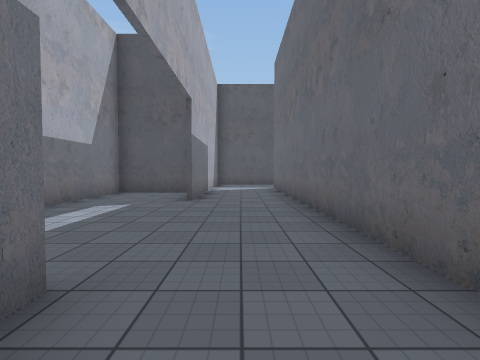
view 1 (above)

18 first-person views from a walk through a scene from a Unity 3-D project. The camera is 1.4 m above the floor, tilts 2° down and sees 85° across. The floor is counted in squares, 2 m on a side. Each view is taken from the middle of a square. On the plan, view 1 faces up. The plan holds only what a view shows up to about 9 squares ahead; the rest is blank. The player character is not drawn. Some surface patterns are stand-ins.

view 2
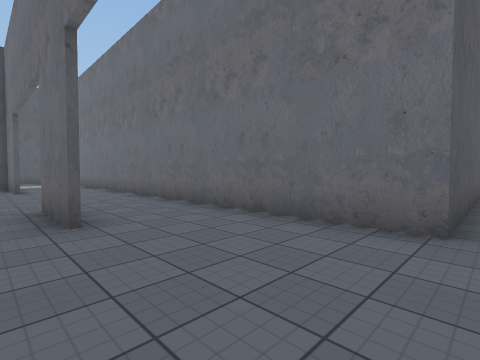

view 3
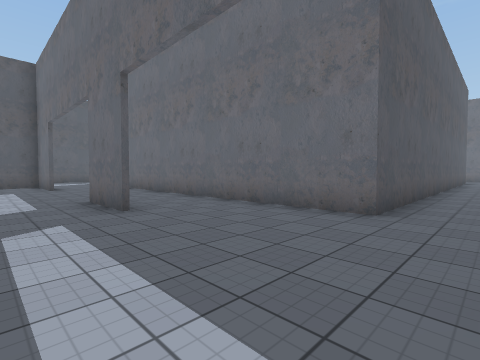

view 4
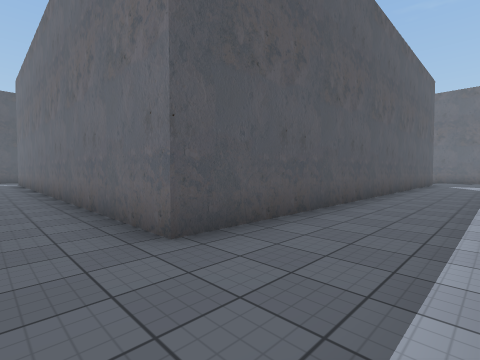

view 5
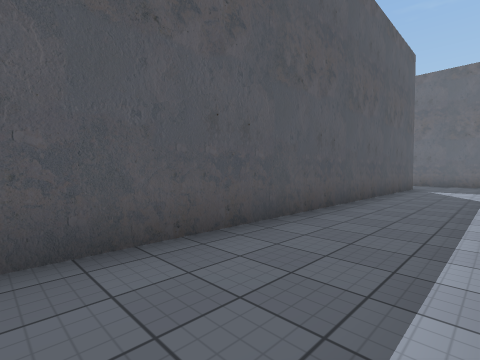

view 6
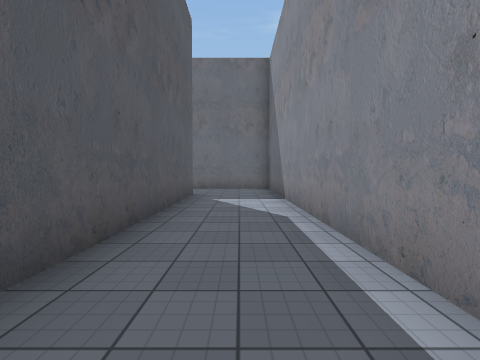

view 7
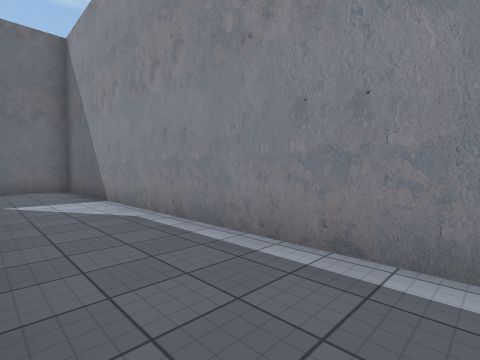

view 8
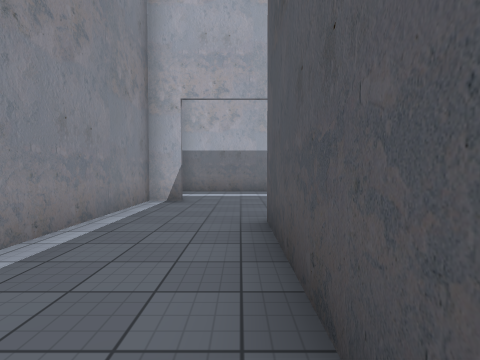

view 9
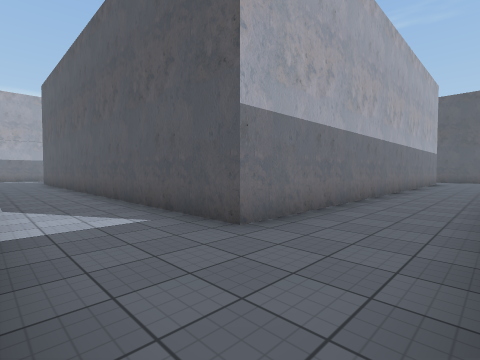

view 10
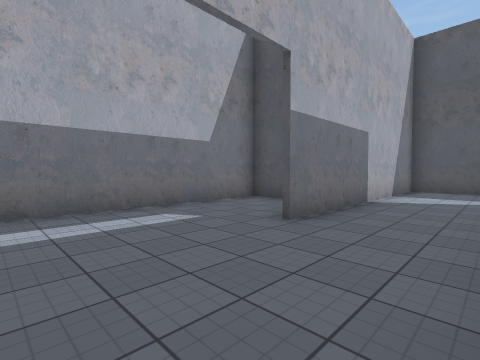

view 11
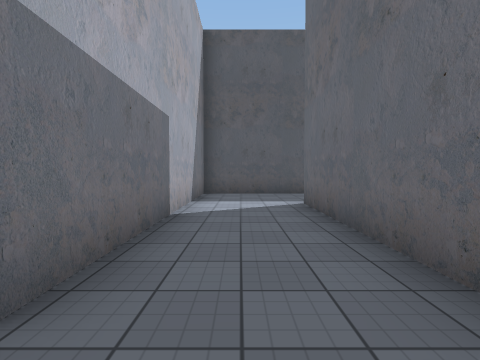

view 12
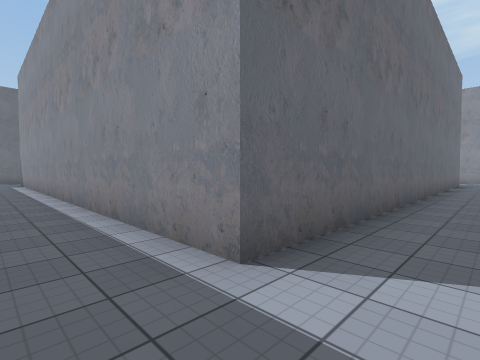

view 13
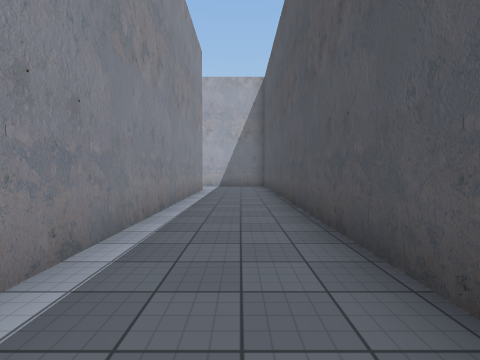

view 14
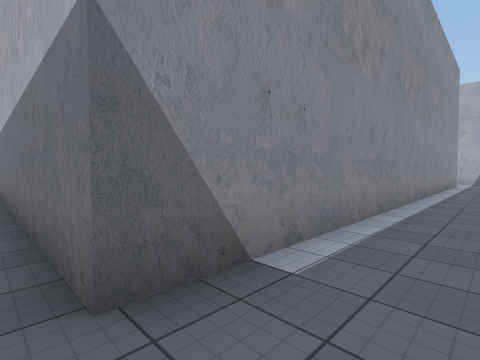

view 15
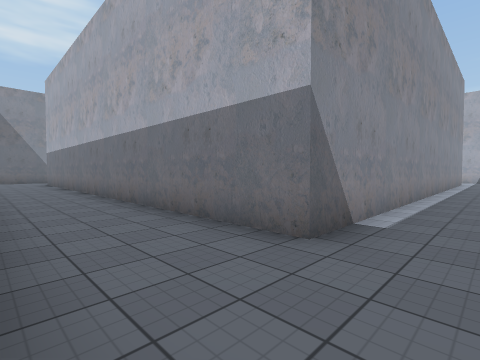

view 16
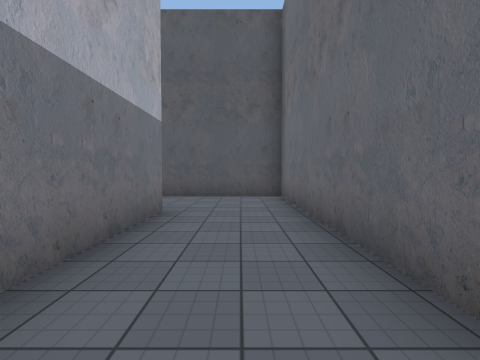

view 17
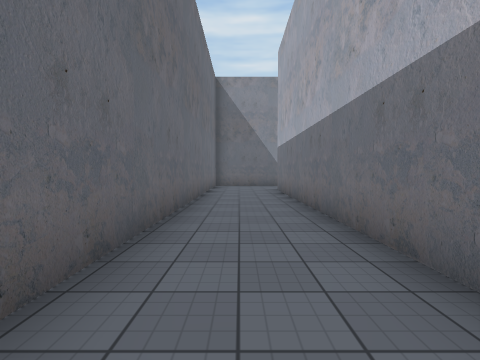

view 18
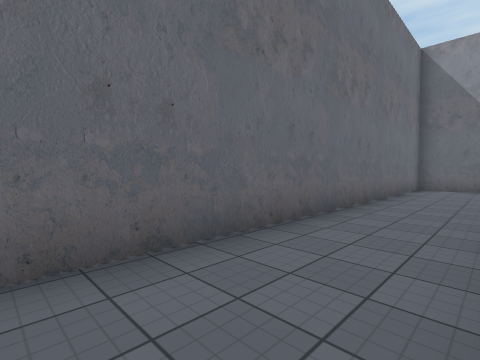

### Floor plan
Ten units are one square. View 1 is at (0, 0); x grows to the right and y downward. Boxes are objects, and circles mark ways between rooms. Rooms are numbered by the first view taken in them; rooms with no view inside come last. Other rooms are left out.
<svg viewBox="-44 -136 230 202">
<path fill="none" stroke="#000" d="M80 61 181 61 181 -50M-11 52 -11 61 28 61M-12 5 -12 -15M-39 30 -39 60M181 -71 181 -131 166 -131M156 -106 156 36 14 36 14 -14M-16 -84 -39 -84 -39 -31M-12 -61 -12 -80M14 -14 14 -106 156 -106M99 -131 -11 -131 -11 -61M166 -131 149 -131"/>
<circle cx="-25" cy="-5" r="3" fill="#2a7"/>
<circle cx="165" cy="-115" r="3" fill="#2a7"/>
<circle cx="5" cy="-5" r="3" fill="#2a7"/>
<text x="90" y="40">1</text>
<text x="10" y="-80">2</text>
</svg>
Room 1 opens to room 2.

Where each view was taken, in squares from view 1:
view 1: 0 up, 0 right, facing up
view 2: 4 down, 2 left, facing up-right
view 3: 5 down, 3 left, facing up-right
view 4: 6 down, 0 right, facing up-right
view 5: 6 down, 4 right, facing up-right
view 6: 5 down, 8 right, facing right
view 7: 4 down, 8 right, facing down-right
view 8: 4 down, 5 right, facing left
view 9: 6 down, 18 right, facing up-left
view 10: 3 up, 1 right, facing up-left
view 11: 5 up, 0 right, facing up
view 12: 12 up, 0 right, facing down-right
view 13: 12 up, 11 right, facing left
view 14: 12 up, 16 right, facing down-left
view 15: 12 up, 18 right, facing down-left
view 16: 6 up, 17 right, facing up
view 17: 6 up, 17 right, facing down
view 18: 5 up, 16 right, facing down-right
